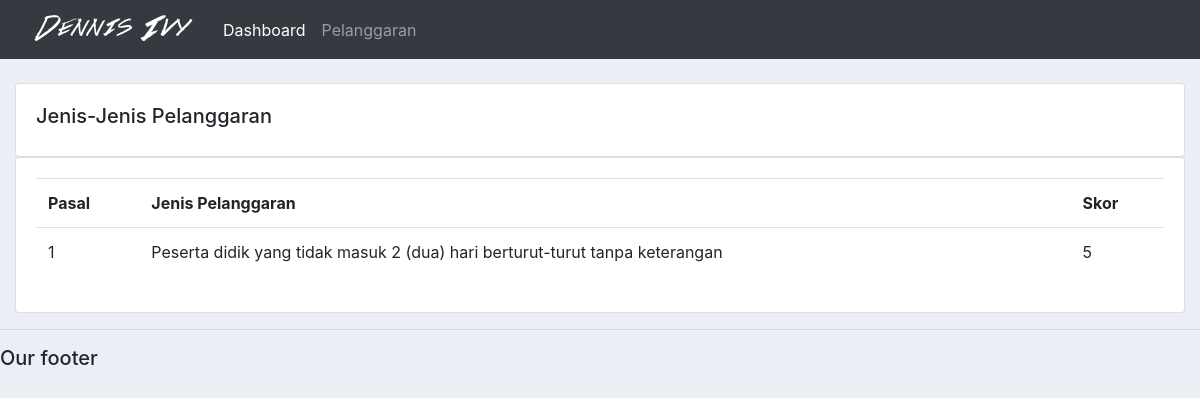
The app's page /pelanggaran/, older data.
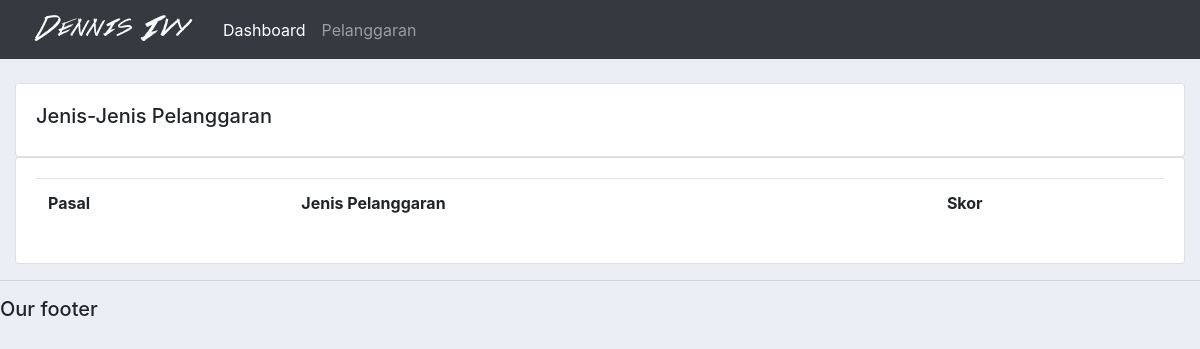
The same page, newer data.
### skor/models.py (models this page shows, shortened)
class Pasal(models.Model):
    nama = models.CharField(max_length=200, null=True, unique=True)
    jenis = models.CharField(max_length=200, null=True, unique=True)
    skor = models.IntegerField(null=True)
    date_created = models.DateTimeField(auto_now_add=True, null=True)
    class Meta:
        verbose_name_plural = " Pasal"

### skor/views.py (the view)
# urls.py: path('pelanggaran/', views.pelanggaran, name='pelanggaran'),
def pelanggaran(request):
    pasals = Pasal.objects.all()
    context = {
        'pasals': pasals
    }
    return render(request, 'skor/pelanggaran.html', context)

### skor/templates/skor/pelanggaran.html
{% extends 'skor/base.html' %}
{% block content %}
<div class="container-fluid">
    <br>
    <div class="row">
        <div class="col-md">
            <div class="card card-body">
                <h5>Jenis-Jenis Pelanggaran</h5>
            </div>
            <div class="card card-body">
                <table class="table">
                    <tr>
                        <th>Pasal</th>
                        <th>Jenis Pelanggaran</th>
                        <th>Skor</th>
                    </tr>
                    {% for pasal in pasals %}
                    <tr>
                        <td>{{pasal.nama}}</td>
                        <td>{{pasal.jenis}}</td>
                        <td>{{pasal.skor}}</td>
                    </tr>
                    {% endfor %}
                </table>
            </div>
        </div>
    </div>
</div>
{% endblock %}

Row changes from the older to the newer data that the page shows:
removed Pasal: nama "1", jenis "Peserta didik yang tidak masuk 2 (dua) hari berturut-turut tanpa keterangan", skor "5"
